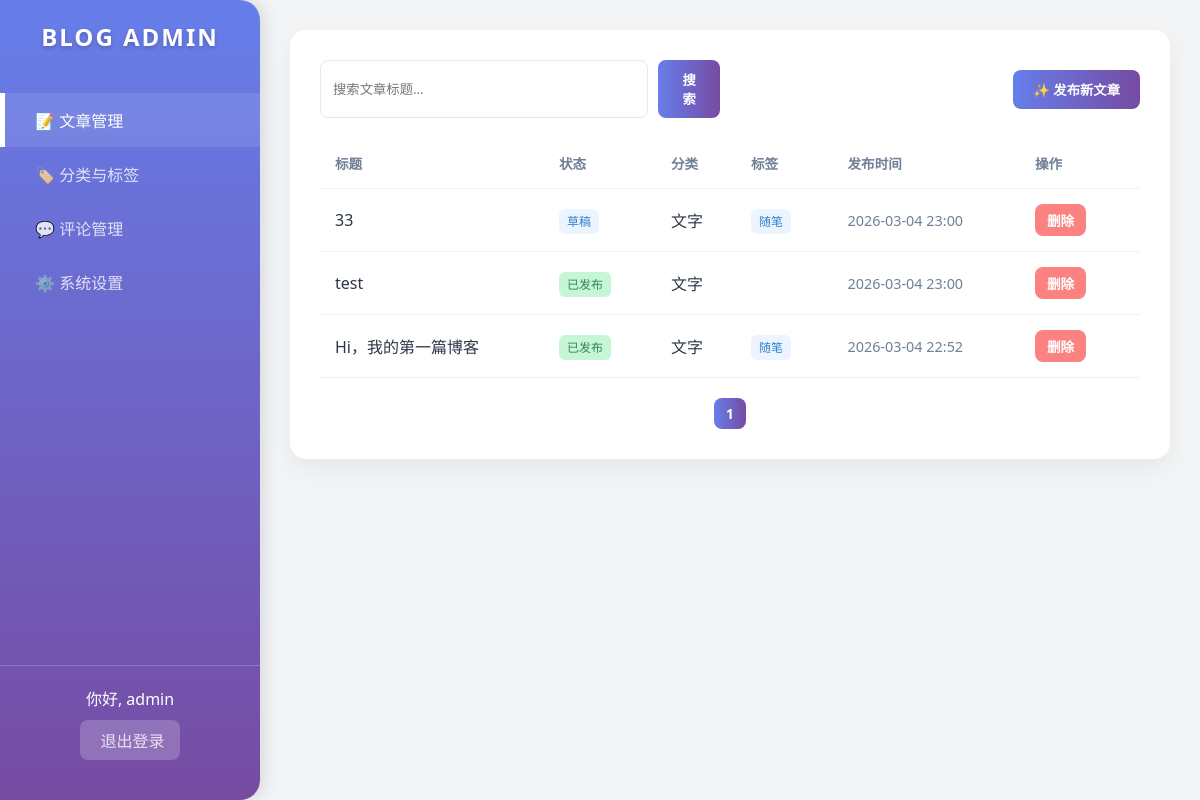
The page /articles (signed in) on the database its author committed.
### main.py (models this page shows)
class User(Base):
    __tablename__ = "users"
    id = Column(Integer, primary_key=True, index=True)
    username = Column(String, unique=True, index=True, nullable=False)
    password_hash = Column(String, nullable=False)
    is_admin = Column(Boolean, default=False)
    articles = relationship("Article", back_populates="author")

class Article(Base):
    __tablename__ = "articles"
    id = Column(Integer, primary_key=True, index=True)
    title = Column(String, index=True, nullable=False)
    content = Column(Text, nullable=False)
    status = Column(String, default="draft")  # draft, published
    created_at = Column(DateTime, default=datetime.now)
    author_id = Column(Integer, ForeignKey("users.id"))
    category_id = Column(Integer, ForeignKey("categories.id"))
    author = relationship("User", back_populates="articles")
    category = relationship("Category", back_populates="articles")
    tags = relationship("Tag", secondary=article_tag_table, back_populates="articles")
    comments = relationship("Comment", back_populates="article", cascade="all, delete-orphan")

class Category(Base):
    __tablename__ = "categories"
    id = Column(Integer, primary_key=True, index=True)
    name = Column(String, unique=True, index=True, nullable=False)
    articles = relationship("Article", back_populates="category")

class Tag(Base):
    __tablename__ = "tags"
    id = Column(Integer, primary_key=True, index=True)
    name = Column(String, unique=True, index=True, nullable=False)
    articles = relationship("Article", secondary=article_tag_table, back_populates="tags")

### main.py (the view)
@app.get("/articles", response_class=HTMLResponse)
async def list_articles(request: Request, q: str = "", page: int = 1, db: Session = Depends(get_db),
                        user: User = Depends(get_current_user)):
    query = db.query(Article)
    if q:
        query = query.filter(Article.title.contains(q))
    per_page = 5
    total = query.count()
    total_pages = math.ceil(total / per_page) if total > 0 else 1
    items = query.order_by(Article.created_at.desc()).offset((page - 1) * per_page).limit(per_page).all()
    categories = db.query(Category).all()
    tags = db.query(Tag).all()
    return templates.TemplateResponse("articles.html", {
        "request": request, "user": user, "items": items, "q": q, "page": page,
        "total_pages": total_pages, "active": "articles",
        "categories": categories, "tags": tags
    })

### templates/articles.html (shortened to what this page needs)
{% extends "base.html" %}
{% block content %}
<div class="card">
    <div style="display: flex; justify-content: space-between; align-items: center; margin-bottom: 20px;">
        <form method="get" action="/articles" style="display: flex; gap: 10px; flex: 1; max-width: 400px;">
            <input type="text" name="q" value="{{ q }}" placeholder="搜索文章标题...">
            <button type="submit" class="btn btn-primary">搜索</button>
        </form>
        <button class="btn btn-primary" onclick="openModal('addModal')">✨ 发布新文章</button>
    </div>
    <table>
        <thead>
            <tr>
                <th>标题</th>
                <th>状态</th>
                <th>分类</th>
                <th>标签</th>
                <th>发布时间</th>
                <th width="120">操作</th>
            </tr>
        </thead>
        <tbody>
            {% for item in items %}
            <tr>
                <td style="font-weight: 500;">{{ item.title }}</td>
                <td>
                    {% if item.status == 'published' %}
                        <span class="badge badge-success">已发布</span>
                    {% else %}
                        <span class="badge">草稿</span>
                    {% endif %}
                </td>
                <td>{{ item.category.name if item.category else '-' }}</td>
                <td>
                    {% for tag in item.tags %}
                        <span class="badge">{{ tag.name }}</span>
                    {% endfor %}
                </td>
                <td style="color: #718096; font-size: 0.9em;">{{ item.created_at.strftime('%Y-%m-%d %H:%M') }}</td>
                <td>
                    <form method="post" action="/articles/delete/{{ item.id }}" style="display:inline;" onsubmit="return confirm('确定要删除这篇文章吗？');">
                        <button type="submit" class="btn btn-danger btn-sm">删除</button>
                    </form>
                </td>
            </tr>
            {% endfor %}
        </tbody>
    </table>
    <div style="margin-top: 20px; display: flex; gap: 5px; justify-content: center;">
        {% for p in range(1, total_pages + 1) %}
            <a href="/articles?page={{ p }}&q={{ q }}" class="btn {% if p == page %}btn-primary{% else %}btn-cancel{% endif %} btn-sm" style="text-decoration: none;">{{ p }}</a>
        {% endfor %}
    </div>
</div>
{% endblock %}

### templates/base.html (shortened to what this page needs)
<!DOCTYPE html>
<html lang="zh-CN">
<head>
</head>
<body>
    <div class="sidebar">
        <h2>BLOG ADMIN</h2>
        <a href="/articles" class="{% if active == 'articles' %}active{% endif %}">📝 文章管理</a>
        <a href="/taxonomy" class="{% if active == 'taxonomy' %}active{% endif %}">🏷️ 分类与标签</a>
        <a href="/comments" class="{% if active == 'comments' %}active{% endif %}">💬 评论管理</a>
        <a href="/settings" class="{% if active == 'settings' %}active{% endif %}">⚙️ 系统设置</a>
        <div class="user-info">
            <p>你好, {{ user.username }}</p>
            <a href="/logout">退出登录</a>
        </div>
    </div>
    <div class="main-content">
        {% block content %}{% endblock %}
    </div>
</body>
</html>

### templates/base.html (style rules this page uses)
:root { --primary: #667eea; --secondary: #764ba2; --bg: #f3f4f6; --surface: #ffffff; --text-main: #2d3748; --radius: 16px; --shadow: 0 10px 25px rgba(0,0,0,0.05); }
* { box-sizing: border-box; margin: 0; padding: 0; font-family: 'Segoe UI', system-ui, sans-serif; }
body { display: flex; height: 100vh; background: var(--bg); color: var(--text-main); }
.sidebar { width: 260px; background: linear-gradient(180deg, var(--primary) 0%, var(--secondary) 100%); color: white; display: flex; flex-direction: column; padding: 20px 0; box-shadow: 5px 0 15px rgba(0,0,0,0.1); border-top-right-radius: 20px; border-bottom-right-radius: 20px; z-index: 10; }
.sidebar h2 { text-align: center; margin-bottom: 40px; letter-spacing: 2px; text-shadow: 0 2px 4px rgba(0,0,0,0.2); }
.sidebar a { padding: 15px 30px; color: rgba(255,255,255,0.8); text-decoration: none; transition: 0.3s; font-weight: 500; border-left: 5px solid transparent; }
.sidebar a:hover, .sidebar a.active { background: rgba(255,255,255,0.1); color: white; border-left-color: #fff; }
.user-info { margin-top: auto; padding: 20px; text-align: center; border-top: 1px solid rgba(255,255,255,0.2); }
.user-info a { padding: 8px 15px; background: rgba(255,255,255,0.2); border-radius: 8px; display: inline-block; margin-top: 10px; }
.main-content { flex: 1; padding: 30px; overflow-y: auto; }
.card { background: var(--surface); border-radius: var(--radius); padding: 30px; box-shadow: var(--shadow); margin-bottom: 20px; }
.btn { padding: 10px 20px; border: none; border-radius: 8px; cursor: pointer; font-weight: 600; transition: 0.3s; color: white; }
.btn-primary { background: linear-gradient(to right, var(--primary), var(--secondary)); }
.btn-danger { background: #fc8181; }
.btn-sm { padding: 6px 12px; font-size: 0.85em; }
input[type="text"], select, textarea { width: 100%; padding: 12px; border: 1px solid #e2e8f0; border-radius: 8px; outline: none; transition: 0.3s; }
table { width: 100%; border-collapse: collapse; margin-top: 20px; }
th, td { padding: 15px; text-align: left; border-bottom: 1px solid #edf2f7; }
th { color: #718096; font-size: 0.85em; text-transform: uppercase; }
.badge { padding: 4px 8px; border-radius: 6px; font-size: 0.75em; background: #ebf4ff; color: #3182ce; margin-right: 5px; }
.badge-success { background: #c6f6d5; color: #2f855a; }

### rows shown on the page
User: username "admin"
Article: title "33", status "草稿", category "文字", created_at "2026-03-04 23:00"
Tag: name "随笔"
Article: title "test", status "已发布", category "文字", created_at "2026-03-04 23:00"
Article: title "Hi，我的第一篇博客", status "已发布", category "文字", created_at "2026-03-04 22:52"

### other values the page prints
{{ p }} "1"
